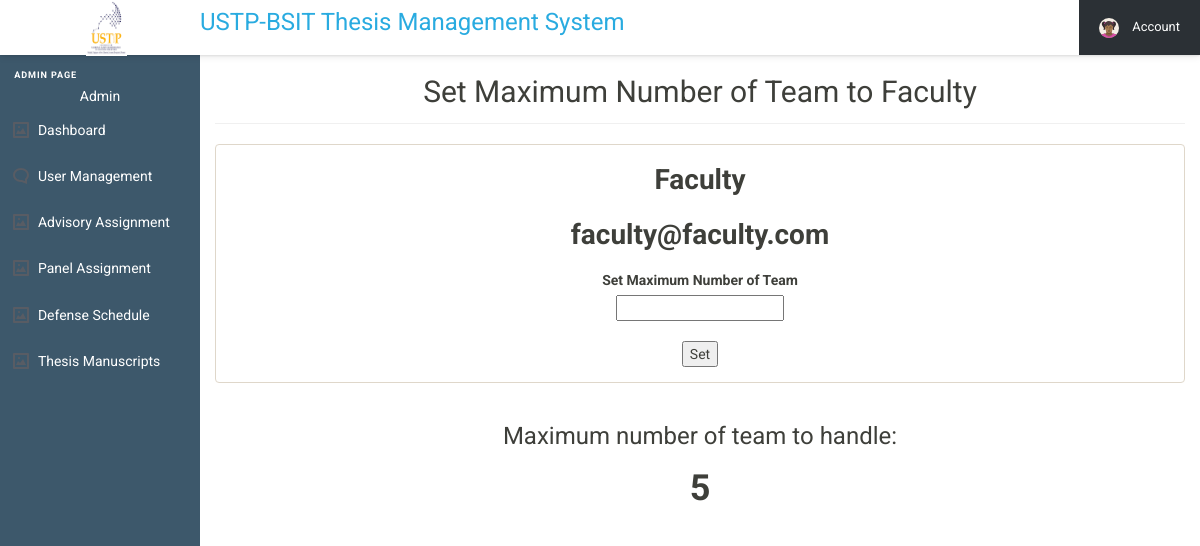
The app's page /user/admin/adminSideBarMenu/manageStudents_Styling/setMaximumTeamtoAdviser.php?setMaximumTeam=1 (signed in) with its own data.
### tables this page shows
CREATE TABLE `users_tbl` (
  `user_id` int(11) NOT NULL,
  `name` varchar(250) NOT NULL,
  `email` varchar(250) NOT NULL,
  `userpassword` varchar(250) NOT NULL,
  `gender` text NOT NULL,
  `phone` int(25) NOT NULL,
  `type` varchar(250) DEFAULT NULL,
  `section` text DEFAULT NULL,
  `status` int(11) NOT NULL,
  `set_count` int(11) DEFAULT NULL
);

### user/admin/adminSideBarMenu/manageStudents_Styling/setMaximumTeamtoAdviser.php (the view, shortened to what this page needs)
<?php include 'admin_SESSION.php'; ?>
<!DOCTYPE html>
<html lang="en">
<head>
  <link rel="stylesheet" href="../../admin_assets/css/style.css">
  <link rel="stylesheet" href="../../admin_css/font-awesome.min.css">
  <link rel="stylesheet" href="../../admin_css/bootstrap.min.css">
  <link rel="stylesheet" href="../../admin_css/bootstrap-social.css">
  <link rel="stylesheet" href="../../admin_css/bootstrap-select.css">
  <link rel="stylesheet" href="../../admin_css/style.css">
</head>
<body>
  <header class="cd-main-header js-cd-main-header">
    <div class="cd-logo-wrapper">
      <div class="cd-logo"><img src="../../admin_assets/img/ustp_logo.png" alt="Logo" class="ustp_logo"></div>
    </div>
    <div class="js-cd-search">
      <form>
        <center><h3 class="thesis-title">USTP-BSIT Thesis Management System</h3></center>
      </form>
    </div>
    <ul class="cd-nav__list js-cd-nav__list">
      <li class="cd-nav__item">
      <li class="cd-nav__item">
      <li class="cd-nav__item cd-nav__item--has-children cd-nav__item--account js-cd-item--has-children">
        <a href="#0">
          <img src="../../admin_assets/img/cd-avatar.svg" alt="avatar">
          <span>Account</span>
        </a>
      </li>
    </ul>
  </header>
  <main class="cd-main-content">
    <nav class="cd-side-nav js-cd-side-nav">
      <ul class="cd-side__list js-cd-side__list">
        <li class="main-label">admin Page</li>
        <li class="main-label_dup" style="color:white; text-align: center;"><?php $ufunc->UserName();?></li>
        <li class="cd-side__sub-item cd-side__item cd-side__item--has-children">
          <a href="../../index.php">Dashboard</a>
        </li>
        <li class="cd-side__item cd-side__item--has-children cd-side__item--comments js-cd-item--has-children">
          <a>User Management</a>
        </li>
      </ul>
      <ul class="cd-side__list js-cd-side__list">
        <li class="cd-side__sub-item cd-side__item cd-side__item--has-children">
          <a href="../advisoryAssignment.php">Advisory Assignment</a>
        </li>
        <li class="cd-side__sub-item cd-side__item cd-side__item--has-children">
          <a href="../panelAssignment.php">Panel Assignment</a>
        </li>
        <li class="cd-side__sub-item cd-side__item cd-side__item--has-children">
          <a href="../defenseSchedule.php">Defense Schedule</a>
        </li>
        <li class="cd-side__sub-item cd-side__item cd-side__item--has-children">
          <a href="../manuscript.php">Thesis Manuscripts</a>
        </li>
      </ul>
    </nav>
    <div class="content-wrapper">
      <div class="container-fluid">
        <div class="row">
          <div class="col-md-12">
            <center><h2 class="page-title">Set Maximum Number of Team to Faculty</h2></center>
            <div class="panel panel-default">
            <div class="panel-body">
            <form method="post" class="form-horizontal" enctype="multipart/form-data">
            <?php
            include '../../../../includes/connect.php';
            $faculty_id = $_GET['setMaximumTeam'];
            if(isset($_GET['setMaximumTeam'])){
		        $sql = "SELECT * from users_tbl where user_id = '$faculty_id' ";
		        $records = mysqli_query($conn, $sql);
		        while($row = mysqli_fetch_object($records)) {
            ?>
              <div class="form-group">
                <center> <strong style="font-size: 2em"><?php echo htmlentities($row->name); ?></strong></center>
              </div>
              <div class="form-group">
                <center> <strong style="font-size: 2em"><?php echo htmlentities($row->email); ?></strong></center>
              </div>
        <center><label>Set Maximum Number of Team</label></center>
		<center><input type="number" name="setMaximumNumber"></center><br>
		<center><button value="" name="setNumber" type="submit">Set</button></
            </form><?php } } ?>
            </div>
        </div>
      </div>
    </div>
<?php
        include '../../../../includes/connect.php';
        $faculty_id = $_GET['setMaximumTeam'];
        $sql1 = "SELECT * from users_tbl where user_id = '$faculty_id' ";
        $records1 = mysqli_query($conn, $sql1);
        while($row1 = mysqli_fetch_object($records1)) {
      ?>
      <center><h3>Maximum number of team to handle:</h3></center>
      <center><h1> <strong><?php echo htmlentities($row1->set_count); ?> </strong></h1></center>
<?php  }
?>
                </div>
              </div>
  </main>
</body>
</html>

### user/admin/admin_css/style.css (style rules this page uses)
html { font-size: 14px; }
@media only screen and (min-width: 480px) { html { font-size: 17px; } }
@media only screen and (min-width: 768px) { html { font-size: 14px; } }
body { font-size: 1em; }
a { color: #37a6c4; }
.panel { overflow: hidden; }
ul, li { margin: 0; padding: 0; list-style: none; }
.page-title { padding-bottom: 15px; margin-bottom: 20px; border-bottom: 1px solid #f0f0f0; }

### records on screen
users_tbl: name "Faculty", email "faculty@faculty.com", set_count "5"

### other values on screen
$username "Admin"
